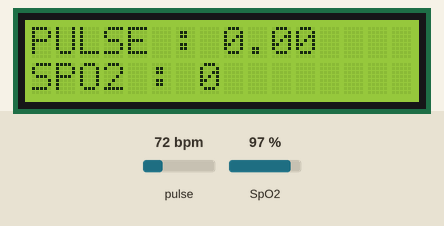
Recording of a sketch running on a simulated ESP8266 (NodeMCU). Parts: 16×2 character LCD. Inputs (shaded band) come from the test bench; at power-on: pulse 72 bpm, SpO2 97 %. WiFi joins after 1.5 s; servers stay silent unless stated; what the sketch prints to the serial monitor is not drawn.

Above: at 6.8 s.
6.9 s: pulse set to 42 bpm
At 8.5 s:
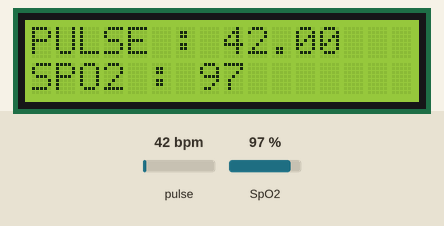
9.5 s: SpO2 set to 80 %
At 10.7 s:
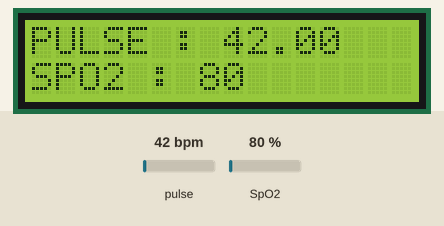
11.6 s: pulse set to 70 bpm
At 13.0 s:
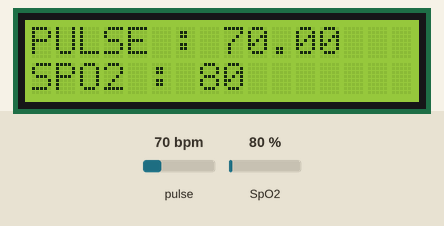
13.6 s: SpO2 set to 85 %
At 15.2 s:
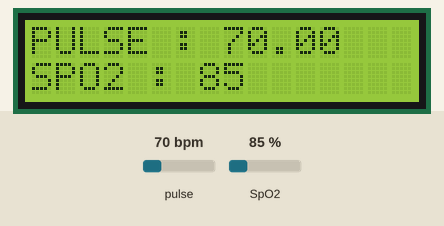
Timing chart, 0 to 16.7 s (numbered marks = the images above; inputs shaded):
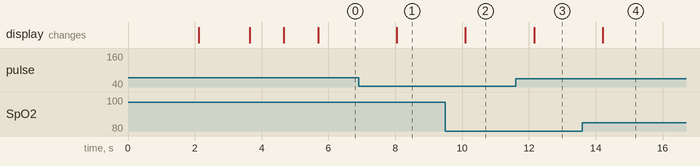

The sketch:

HIMASREE_PROJECT.ino
```cpp
#define BLYNK_TEMPLATE_ID "TMPL3T7mxvUqv"
#define BLYNK_TEMPLATE_NAME "HIMASRI"
#define BLYNK_AUTH_TOKEN "KQfMcmAPMpyc36vUjr5UmWK0lF61iaf7"

#ifdef ESP32
  #include <WiFi.h>
  #include <BlynkSimpleEsp32.h>
#else
  #include <ESP8266WiFi.h>
  #include <BlynkSimpleEsp8266.h>
#endif

#define BLYNK_PRINT Serial

char auth[] = "KQfMcmAPMpyc36vUjr5UmWK0lF61iaf7";    // authuntifaction id
char ssid[] = "project01";   //wifi name
char pass[] = "project01";   //wifi password

#include<LiquidCrystal_I2C.h>
LiquidCrystal_I2C lcd(0x27,16,2);

#include <Wire.h>
#include "MAX30100_PulseOximeter.h"

#define REPORTING_PERIOD_MS     1000
PulseOximeter pox;
uint32_t tsLastReport = 0;

void onBeatDetected() {
    Serial.println("Beat!");
}

void setup() {
    Serial.begin(9600);

    lcd.init();
    lcd.backlight();

  lcd.clear();
  lcd.print("   ***READY***   ");
  delay(2000);
  lcd.clear();

  lcd.clear();
  lcd.print("CONNECTING TO...");
  lcd.setCursor(0,1);
  lcd.print(ssid);

  WiFi.begin(ssid, pass);
  Serial.print("Connectinh to WiFi");
  while(WiFi.status() != WL_CONNECTED)
  {
    Serial.print('.');
    delay(500);
  }

  Blynk.config(auth);
  Serial.println("READY");

  lcd.clear();
  lcd.print(" WIFI CONNECTED ");
  lcd.setCursor(0,1);
  lcd.print(WiFi.localIP());
  delay(1000);
  lcd.clear();

  lcd.clear();
  lcd.print("***  READY  ***");
  delay(1000);
  lcd.clear();


    Serial.print("Initializing pulse oximeter..");

    // Initialize sensor
    if (!pox.begin()) {
        Serial.println("FAILED");
        for(;;);
    } else {
        Serial.println("SUCCESS");
    }

  // Configure sensor to use 7.6mA for LED drive
  pox.setIRLedCurrent(MAX30100_LED_CURR_7_6MA);

    // Register a callback routine
    pox.setOnBeatDetectedCallback(onBeatDetected);
}

void loop() {
    // Read from the sensor
    pox.update();

    // Grab the updated heart rate and SpO2 levels
    if (millis() - tsLastReport > REPORTING_PERIOD_MS) {
        Serial.print("Heart rate:");
        Serial.print(pox.getHeartRate());
        Serial.print("bpm / SpO2:");
        Serial.print(pox.getSpO2());
        Serial.println("%");

        lcd.clear();
        lcd.print("PULSE : ");lcd.print(pox.getHeartRate());
        lcd.setCursor(0,1);
        lcd.print("SPO2 : ");lcd.print(pox.getSpO2());

        Blynk.virtualWrite(V2, pox.getHeartRate());
        Blynk.virtualWrite(V3, pox.getSpO2());

        Blynk.run();

        tsLastReport = millis();
    }
}
```

Measured:
- after the input at 6.9 s, the display: changes after 1.1 s (image 1)
- after the input at 9.5 s, the display: changes after 0.60 s (image 2)
- after the input at 11.6 s, the display: changes after 0.55 s (image 3)
- after the input at 13.6 s, the display: changes after 0.60 s (image 4)
